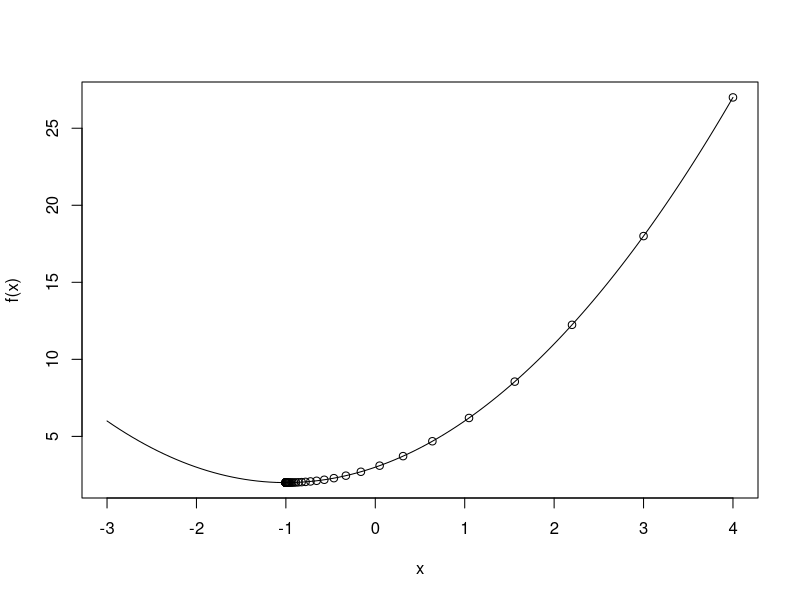
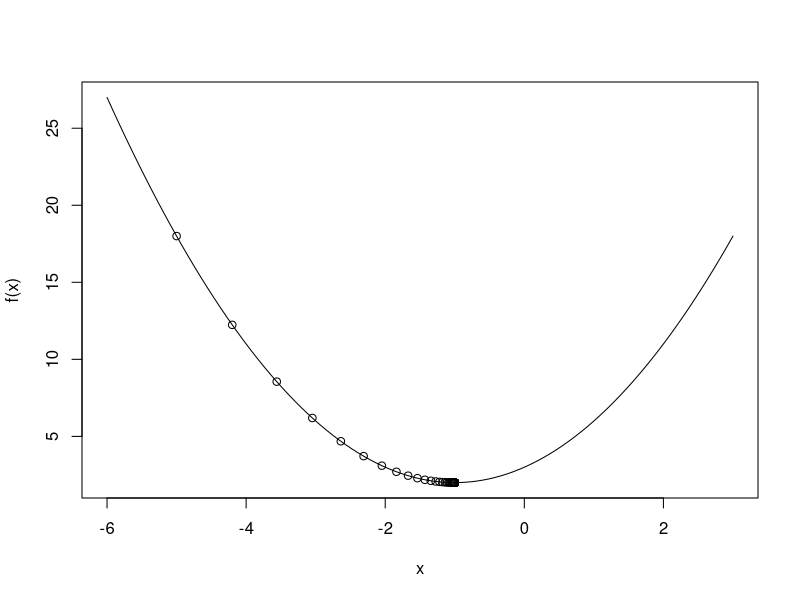

Write R code to recreate these figures, in order.
## ---- chunk 1
# First we need a function that we want to minimize
obj_f <- function (x) {x^2 + 2*x + 3}
# We also need the gradient of the function
obj_g <- function(x) {2*x + 2}

# Then we can implement steepest descent for this function
steepest_descent <- 
  function (x_0, 
            alpha = 0.1, 
            f = obj_f, 
            g = obj_g, 
            max_it = 100) {
  #First we plot the function in an arbitrary interval
  curve(f, -3, 4)
  # Insert the initial point in the plot
  points(x_0, f(x_0))
  # And set our x_k equal to the x_0
  x_k <- x_0
  for (i in 1:max_it) {
    # Then we find the steepest descent direction
    p_k <- -g(x_k)
    # We take a step of length alpha in the direction just found
    x_k <- x_k + alpha * p_k
    # Evaluate the function at this x_k
    f_k <- f(x_k)
    # And plot our new position
    points(x_k, f_k)
  }
}

#The steepest descent implementation with x_0 = 4
steepest_descent(4)
## ---- chunk 2
# Our algorithm will take an initial position,
# objective function, the gradient of this
# function, rho (how much smaller to make the step),
# c (our tolerance) and alpha_hat (initial step length)
backtracking_line_search <- 
  function (x_0, 
            f = obj_f, 
            g = obj_g, 
            rho = 0.5, 
            c = 10e-4, 
            alpha_hat = 0.1) {
  # we set x_k equal to the initial position
  x_k <- x_0
  # we find the direction of steepest descent
  p_k <- -g(x_k)
  # the initial step length is set to alpha_hat
  alpha <- alpha_hat
  while (
    f(x_k + alpha * p_k) > 
    f(x_k + c * alpha * g(x_k) * p_k)
        ) {
    # If the condition is not met, we shrink the step
    alpha <- alpha * rho
  }
  alpha
}
backtracking_line_search(1)
## ---- chunk 3
steepest_descent_w_backtrack <- 
  function (x_0, 
            alpha = 1, 
            f = obj_f, 
            g = obj_g, 
            max_it = 100) {
  curve(f, -6, 3)
  points(x_0, f(x_0))
  x_k <- x_0
  for (i in 1:max_it) {
    # the step length is recalculated in 
    # each iteration of the for loop
    alpha <- backtracking_line_search(x_k)
    p_k <- -obj_g(x_k)
    x_k <- x_k + alpha * p_k
    f_k <- obj_f(x_k)
    points(x_k, f_k)
  }
}
steepest_descent_w_backtrack(-5)
